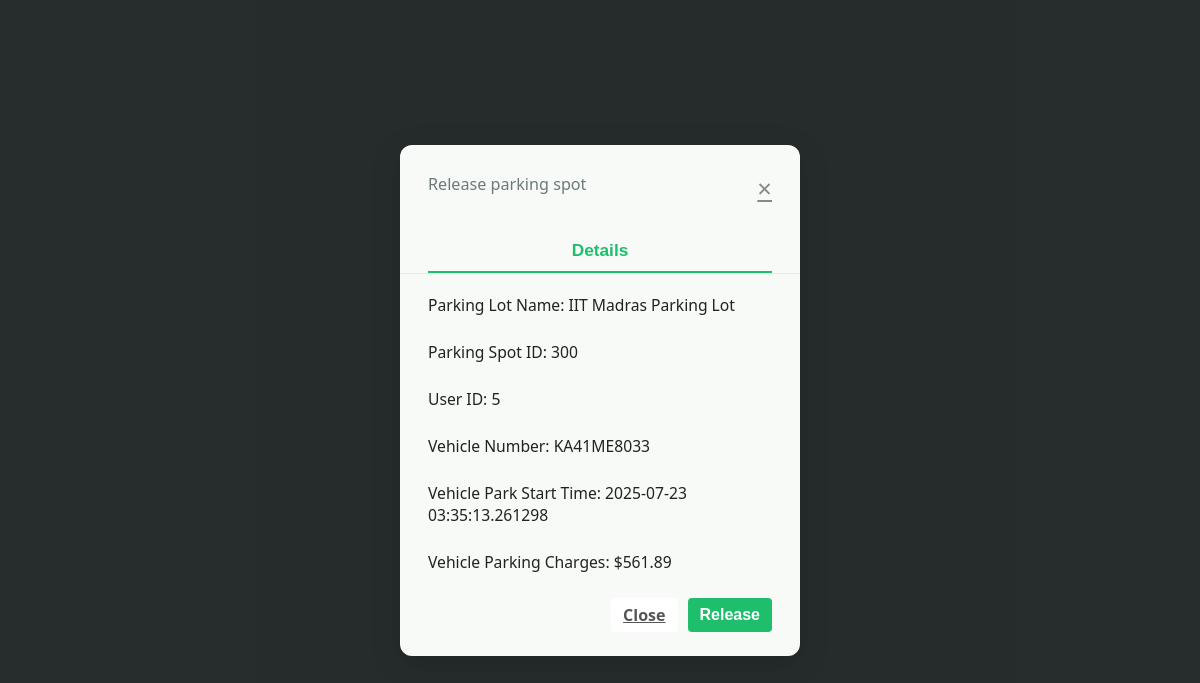
The app's page /release_spot/5/20/300 (signed in) with its own data.
### models/models.py (models this page shows)
class Parking_lot(db.Model):
    __tablename__='parking_lot'
    lot_id=db.Column(db.Integer,primary_key=True,autoincrement=True)
    owner_id = db.Column(db.Integer, db.ForeignKey('user.id', ondelete='CASCADE'))
    lot_name= db.Column(db.Text,nullable=False,unique=True)
    lot_address=db.Column(db.Text,nullable=False)
    lot_spot_count=db.Column(db.Integer,nullable=False)
    lot_price_per_hour=db.Column(db.Integer,nullable=False)
    owner = db.relationship('User', backref=db.backref('parking_lots', passive_deletes=True))
    spots = db.relationship('Parking_spot', backref='lot', cascade="all, delete", passive_deletes=True)
    bookings = db.relationship('Bookings', back_populates='lot', cascade="all, delete", passive_deletes=True)

class Bookings(db.Model):
    __tablename__ = 'bookings'
    booking_id = db.Column(db.Integer, primary_key=True, autoincrement=True)
    spot_id = db.Column(db.Integer, db.ForeignKey('parking_spot.id'), nullable=False)
    lot_id = db.Column(db.Integer, db.ForeignKey('parking_lot.lot_id'), nullable=False)
    user_id = db.Column(db.Integer, db.ForeignKey('user.id'), nullable=False)
    vehicle_number = db.Column(db.String(20),  db.ForeignKey('user.vehicle_number'), nullable=False)
    start_time = db.Column(db.String, default=datetime.utcnow)
    end_time = db.Column(db.String)
    current_status=db.Column(db.Text)
    spot = db.relationship('Parking_spot', backref='bookings')
    lot = db.relationship('Parking_lot', back_populates='bookings')
    user = db.relationship('User', foreign_keys=[user_id], backref='bookings')

### controllers/controllers.py (the view, shortened to what this page needs)
@main.route("/release_spot/<user_id>/<parking_lot_id>/<spot_id>", methods=["GET", "POST"])
@login_required
@role_required('user')
def release_spot(user_id, parking_lot_id, spot_id):
    try:
        booking = Bookings.query.filter_by(spot_id=spot_id, lot_id=parking_lot_id, user_id=user_id, current_status='active').first()
        parking_lot = Parking_lot.query.filter_by(lot_id=parking_lot_id).first()
        parking_spot = Parking_spot.query.filter_by(id=spot_id, lot_id=parking_lot_id).first()
        if not booking or not parking_lot or not parking_spot:
            flash("Invalid booking or parking details.", "danger")
            return redirect(url_for('main.user_dashboard', id=user_id))
        start_time = booking.start_time
        if isinstance(start_time, str):
            start_time = datetime.strptime(start_time, "%Y-%m-%d %H:%M:%S.%f")
        lot_charge = parking_lot.lot_price_per_hour
        if request.method == "GET":
            total_charges = calculate_charges(datetime.now(), start_time, lot_charge)
            release_spot_details = {
                "user_id": user_id,
                "parking_lot_id": parking_lot_id,
                "spot_id": spot_id,
                "vehicle_number": booking.vehicle_number,
                "lot_name": parking_lot.lot_name,
                "start_time": start_time,
                "total_charges": total_charges
            }
            return render_template("release_spot.html", release_spot_details=release_spot_details)
    except Exception as e:
        db.session.rollback()
        print(f"Error in releasing spot: {e}")
        flash("An error occurred while releasing the parking spot.", "danger")
        return redirect(url_for('main.user_dashboard', id=user_id))

### app.py (called while the page is built)
def create_app():
    app = Flask(__name__, template_folder="templates")
    if os.getenv('ENV', 'development') != "production":
        print("Starting Local Development")
        app.config.from_object(LocalDevelopmentConfig)
    else:
        raise Exception("Currently no production config is setup")
    app.register_blueprint(main)
    db.init_app(app)
    login_manager = LoginManager()
    login_manager.login_view = "main.login"
    login_manager.init_app(app)
    @login_manager.user_loader
    def load_user(user_id):
        return User.query.get(int(user_id))
    return app

### controllers/controllers.py (called while the page is built)
def role_required(required_role):
    def decorator(f):
        @wraps(f)
        def decorated_function(*args, **kwargs):
            if not current_user.is_authenticated:
                flash('Please log in to access this page.', 'warning')
                return redirect(url_for('main.login'))
            if required_role == "admin" and current_user.is_admin != "Yes":
                flash('You do not have permission to access this page.', 'danger')
                return redirect(url_for('main.login'))
            return f(*args, **kwargs)
        return decorated_function
    return decorator

def calculate_charges(end_time,start_time,lot_charges):
        charges= ((end_time-start_time).total_seconds()/3600)*lot_charges
        return round(charges,2)

### templates/release_spot.html (shortened to what this page needs)
<!DOCTYPE html>
<html lang="en">
<head>
  <link rel="stylesheet" href="{{ url_for('static',filename='css/release_spot_style.css') }}">
</head>
<body>
  <div class="modal-bg">
    <div class="modal">
      <div class="modal-header">
        <div>
          <div class="modal-subtitle">Release parking spot</div>
        </div> <a href="{{ url_for('main.user_dashboard',id=release_spot_details.user_id) }}" class="modal-close" aria-label="Close">&times;</a>
      </div>
      <div class="modal-tabs">
        <button class="tab active">Details</button>
      </div>
      <div class="model-form">
      <form class="modal-form" action="{{ url_for('main.release_spot', user_id=release_spot_details.user_id, parking_lot_id=release_spot_details.parking_lot_id, spot_id=release_spot_details.spot_id ) }}" method="POST">
        <div class="form-group">
          <label for="lot_name">Parking Lot Name: {{ release_spot_details.lot_name }}</label>
        </div>
        <div class="form-group">
          <label for="lot_name">Parking Spot ID: {{ release_spot_details.spot_id }}</label>
        </div>
        <div class="form-group">
          <label for="user_id">User ID: {{ release_spot_details.user_id }}</label>
        </div>
        <div class="form-group">
            <label for="vehicle_number"> Vehicle Number: {{ release_spot_details.vehicle_number }}</label>
        </div>
        <div class="form-group">
          <label for="vehicle_number"> Vehicle Park Start Time: {{ release_spot_details.start_time }}</label>
      </div>
      <div class="form-group">
        <label for="vehicle_number"> Vehicle Parking Charges: ${{ release_spot_details.total_charges }}</label>
    </div>
        <div class="modal-actions">
          <a href="{{url_for('main.user_dashboard',id=release_spot_details.user_id)}}" class='btn cancel'> Close </a>
          <button type="submit" class="btn primary" name="book">Release</button>
        </div>
      </form>
      </div>
    </div>
  </div>
</body>
</html>

### static/css/release_spot_style.css (style rules this page uses)
body { margin: 0; font-family: 'Segoe UI', Arial, sans-serif; background: #232725; }
.modal-bg { position: fixed; top: 0; left: 0; right: 0; bottom: 0; background: rgba(40, 50, 50, 0.55); display: flex; align-items: center; justify-content: center; min-height: 100vh; z-index: 1000; }
.modal { background: #f7faf7; border-radius: 12px; box-shadow: 0 8px 32px rgba(0,0,0,0.14); width: 400px; max-width: 95vw; padding: 0 0 24px 0; animation: fadeIn 0.1s; }
.modal-header { display: flex; align-items: flex-start; justify-content: space-between; padding: 24px 28px 0 28px; }
.modal-subtitle { font-size: 1.01rem; color: #6c7a7a; margin-top: 4px; }
.modal-close { background: none; border: none; font-size: 1.6rem; color: #888; cursor: pointer; margin-left: 8px; margin-top: 2px; transition: color 0.15s; }
.modal-tabs { display: flex; border-bottom: 1.5px solid #e6eae6; margin: 22px 0 0 0; padding: 0 28px; }
.tab { flex: 1; background: none; border: none; font-size: 1.08rem; font-weight: 500; padding: 12px 0 10px 0; cursor: pointer; color: #5e6464; border-bottom: 2.5px solid transparent; transition: color 0.18s, border 0.18s, background 0.18s; }
.tab.active { color: #1fbe6c; border-bottom: 2.5px solid #1fbe6c; background: #f7faf7; font-weight: 700; }
.modal-form { padding: 20px 28px 0 28px; }
.form-group { display: flex; flex-direction: column; margin-bottom: 18px; }
.form-group label { font-size: 0.98rem; color: #222; font-weight: 500; margin-bottom: 7px; }
.modal-actions { display: flex; justify-content: flex-end; gap: 10px; margin-top: 18px; }
.btn { font-size: 1rem; padding: 9px 18px; border-radius: 7px; border: 1.5px solid #e0e0e0; cursor: pointer; font-weight: 500; background: #fff; transition: background 0.18s, color 0.18s, border 0.18s; }
.btn.cancel { color: #555; border-color: #e0e0e0; }
.btn.primary { background: #1fbe6c; color: #fff; border-color: #1fbe6c; }
.btn { padding: 6px 12px; border: none; color: white; font-weight: bold; border-radius: 4px; cursor: pointer; }

### records on screen
Parking_lot: lot_name "IIT Madras Parking Lot"
Bookings: vehicle_number "KA41ME8033"

### other values on screen
{{ release_spot_details.spot_id }} "300"
{{ release_spot_details.user_id }} "5"
{{ release_spot_details.start_time }} "2025-07-23 03:35:13.261298"
{{ release_spot_details.total_charges }} "561.89"
